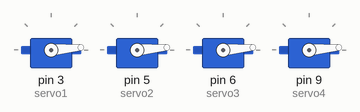
Simulated run of this sketch. Board: Arduino Uno, built with avr-gcc and run on an emulated ATmega328P. On the bench: 4 × servo.

Above: at 0.1 s.
At 1.0 s:
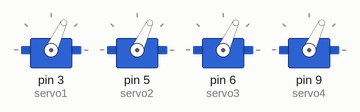
At 1.6 s:
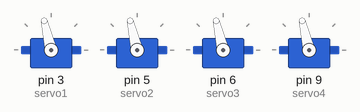
At 2.1 s:
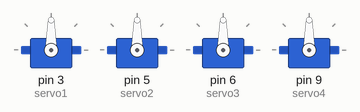
Timing chart, 0 to 3.6 s (numbered marks = the images above):
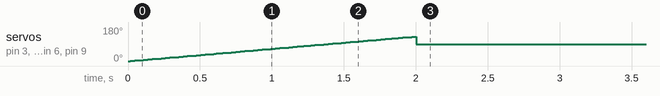

The sketch:

servo_sweep.ino
```cpp
#include <Servo.h>

Servo servo1;
Servo servo2;
Servo servo3;
Servo servo4;

void setup() {
  servo1.attach(3);
  servo2.attach(5);
  servo3.attach(6);
  servo4.attach(9);

  // --- Sweep for 2 seconds ---
  unsigned long startTime = millis();
  int pos = 0;
  int step = 1;

  while (millis() - startTime < 2000) {   // 2000 ms = 2 seconds
    servo1.write(pos);
    servo2.write(pos);
    servo3.write(pos);
    servo4.write(pos);
    delay(15);                            // same timing as the Sweep example

    pos += step;
    if (pos >= 180 || pos <= 0) {
      step = -step;                       // reverse direction at the ends
    }
  }

  // --- After 2 seconds: hold all motors at 90 degrees ---
  servo1.write(90);
  servo2.write(90);
  servo3.write(90);
  servo4.write(90);
}

void loop() {
  // nothing here — servos stay held at 90
}
```
